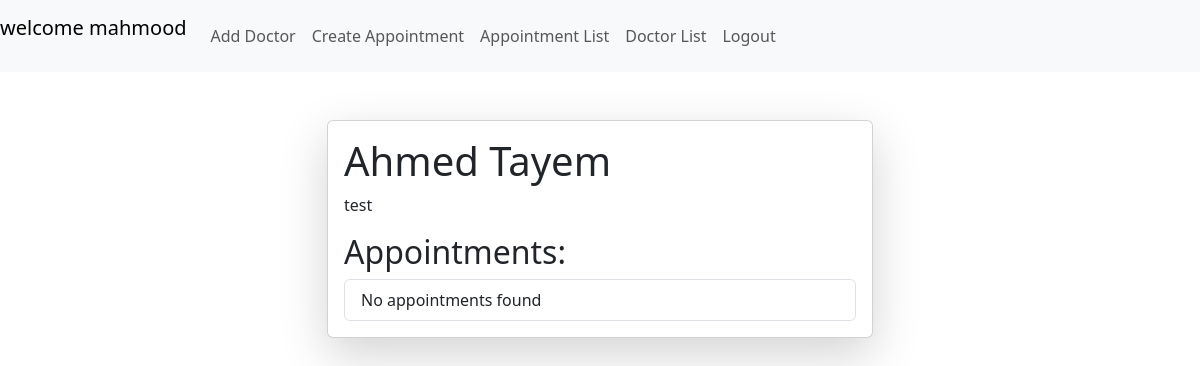
Page /doctor/4/ (signed in) on the earlier database version.
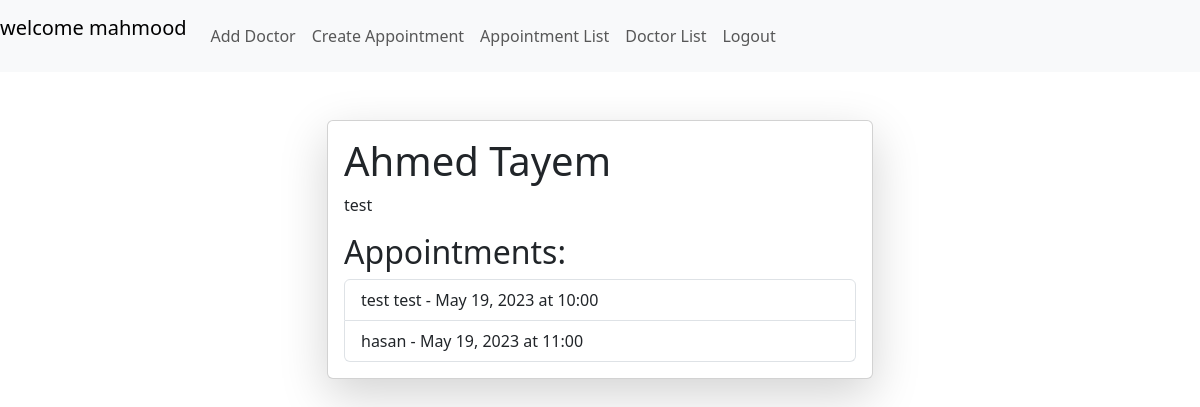
Same page on the later database version.
### appointments/models.py (models this page shows, shortened)
class Appoinment(models.Model):
    doctor = models.ForeignKey(Doctor, on_delete=models.CASCADE)
    name = models.CharField(max_length=50, null=True)
    date = models.DateField(default=date.today)
    time = [
        ('08:00', '08:00'),
        ('08:15', '08:15'),
        ('08:30', '08:30'),
        ('08:45', '08:45'),
        ('09:00', '09:00'),
        ('09:15', '09:15'),
        ('09:30', '09:30'),
        ('09:45', '09:45'),
        ('10:00', '10:00'),
        ('10:15', '10:15'),
        ('10:30', '10:30'),
        ('10:45', '10:45'),
        ('11:00', '11:00'),
        ('11:15', '11:15'),
        ('11:30', '11:30'),
        ('11:45', '11:45'),
        ('12:00', '12:00'),
        ('12:15', '12:15'),
        ('12:30', '12:30'),
        ('12:45', '12:45'),
        ('13:00', '13:00'),
        ('13:15', '13:15'),
        ('13:30', '13:30'),
        ('13:45', '13:45'),
        ('14:00', '14:00'),
        ('22:00', '22:00'),
        ('22:15', '22:15'),
        ('22:30', '22:30'),
        ('22:45', '22:45'),
        ('23:00', '23:00'),
    ]
    time = models.CharField(choices=time, max_length=15 , default=None)
    AVAILABILITY_CHOICES = [
    ('AVAILABLE', 'Available'),
    ('UNAVAILABLE', 'Unavailable'),
]
    availability = models.CharField(choices=AVAILABILITY_CHOICES, max_length=12, default='AVAILABLE')
    booked = models.BooleanField(default=False)
    duration_choices = [
        (15, _("15 minutes")),
        (30, _("30 minutes")),
        (45, _("45 minutes")),
        (60, _("1 hour")),
    ]
    duration = models.IntegerField(choices=duration_choices, default=15)
    end_time = models.CharField(max_length=5, blank=True, null=True)

### appointments/views.py (the view)
class DoctorDetailView(UserPassesTestMixin, DetailView):
    model = Doctor
    template_name = 'doctor_detail.html'
    def test_func(self):
        return self.request.user.is_staff
    def get_context_data(self, **kwargs):
        context = super().get_context_data(**kwargs)
        doctor = self.get_object()
        appointments = Appoinment.objects.filter(doctor=doctor)
        context['appointments'] = appointments
        return context

### appointments/templates/doctor_detail.html (shortened to what this page needs)
{% extends 'base.html' %}
{% block content %}
<link href="https://cdn.jsdelivr.net/npm/bootstrap@5.3.0-alpha1/dist/css/bootstrap.min.css" rel="stylesheet"
>
<div class="container my-5">
    <div class="row">
        <div class="col-md-6 offset-md-3">
            <div class="card shadow-lg">
                <div class="card-body">
                    <h1 class="card-title">{{ object.name }}</h1>
                    <p class="card-text">{{ object.specialty }}</p>
                    <h2>Appointments:</h2>
                    <ul class="list-group">
                        {% for appointment in appointments %}
                        <li class="list-group-item">{{appointment.name}} - {{ appointment.date }} at {{ appointment.time}}</li>
                        {% empty %}
                        <li class="list-group-item">No appointments found</li>
                        {% endfor %}
                    </ul>
                </div>
            </div>
        </div>
    </div>
</div>
{% endblock %}

Differences in the rows shown:
added Appoinment: name "test test", date "May 19, 2023", time "10:00"
added Appoinment: name "hasan", date "May 19, 2023", time "11:00"
Other differences:
text no longer shown: "No appointments found"
